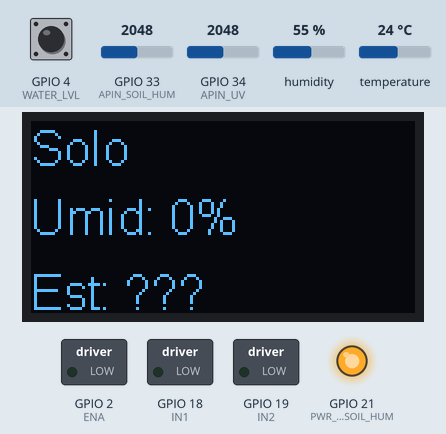
This program was run on a simulated ESP32. On the bench: 128×64 one-colour display, switched loads named in the program (green lamp = pin HIGH), output pins drawn as LEDs (lit = HIGH). Inputs (shaded band) come from the test bench; at power-on: GPIO 34 (APIN_UV) = 2048, GPIO 4 (WATER_LVL) HIGH, GPIO 33 (APIN_SOIL_HUM) = 2048, humidity 55 %, temperature 24 °C. WiFi joins after 1.5 s; servers stay silent unless stated; what the program prints to the serial monitor is not drawn.

Above: at 0.2 s.
At 4.8 s:
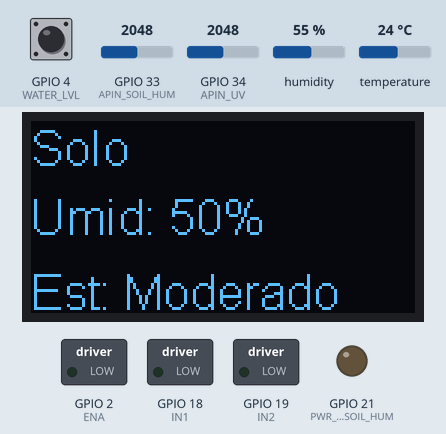
4.9 s: GPIO 34 (APIN_UV) set to 2866
At 7.5 s:
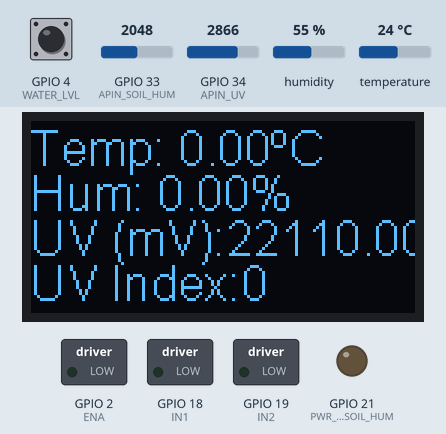
Timing chart, 0 to 9.0 s (numbered marks = the images above; inputs shaded):
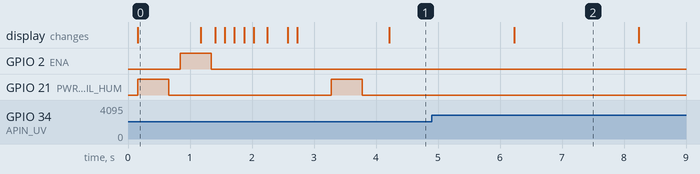

Measured:
- what the display in image 0 shows lasts 1.0 s, from 0.2 s to 1.2 s

The program:

main.cpp
```cpp
// ESP32S

#include <Arduino.h>
#include "SSD1306Wire.h"
#include "Wire.h"
#include <DHT.h>
#include "tasks/WiFiConnectTask.h"
#include "tasks/HandleOtaTask.h"

#define uS_TO_S_FACTOR 1000000 // conv. de microsegundos para segundos
#define TIME_TO_SLEEP 1800 // tempo de hibernacao em s
#define ENA 2
#define IN1 18
#define IN2 19
#define WATER_LVL 4
#define APIN_SOIL_HUM 33
#define APIN_UV 34
#define PWR_PIN_SOIL_HUM 21

/* REDE */
String THINGSPEAK_API_KEY = "";

const char *server = "api.thingspeak.com";

WiFiClient client;

/* OLED */
const int I2C_DISPLAY_ADDRESS = 0x3c;
const int SDA_PIN = 22;
const int SCL_PIN = 23;
SSD1306Wire display(I2C_DISPLAY_ADDRESS, SDA_PIN, SCL_PIN);

/* DHT22*/
const int DHT22_PIN = 27;
DHT dht(DHT22_PIN, DHT22);

/* valores */
int soilMoisture = 0;
String soilMoistureState = "???";
bool isSoilDry = false;

float dataSensorUV = 0;
int indexUV = 0;

float humidade = 0;
float temperatura = 0;

bool hasWater = false;
bool isMotorOn = false;

int qtdDataStored = 0;

void readSoilMoisture();
void readSensorUV();
void readWeather();
void readWaterLevel();

void displaySetup();
void displayMessage(String message, int milliseconds);

void displaySoilMoisture();
void displayWeatherAndUV();

void sendDataToServer();

void hibernate();

TaskHandle_t IrrigacaoTaskInstance;

TaskHandle_t DisplayDataTaskInstance;

void IrrigacaoTask(void *args) {

  Serial.println((String) __func__ + " rodando em " + (String) xPortGetCoreID());

  pinMode(ENA, OUTPUT);
  pinMode(IN1, OUTPUT);
  pinMode(IN2, OUTPUT);

  for (;;) {

    readWaterLevel();
    readSoilMoisture();

    if (hasWater && isSoilDry) {

      if (!isMotorOn) {
        Serial.println("Ligando bomba");

        digitalWrite(ENA, HIGH);
        digitalWrite(IN1, LOW);
        digitalWrite(IN2, HIGH);

        isMotorOn = true;

        displayMessage("Bomba on", 1000);
      }

      Serial.println("Irrigando...");

      delay(3000);

      return;

    }

    if (isMotorOn) {
      Serial.println("Desligando bomba");

      digitalWrite(ENA, LOW);
      digitalWrite(IN1, LOW);
      digitalWrite(IN2, LOW);

      displayMessage("Bomba off", 1000);

      isMotorOn = false;

      delay(1000);
    }

    delay(1000 * 60 * 60);
  }

}

void DisplayDataTask(void *args) {

  Serial.println((String) __func__ + " rodando em " + (String) xPortGetCoreID());

  for (;;) {
    displaySoilMoisture();
    delay(2000);

    displayWeatherAndUV();
    delay(2000);
  }
}

void setup() {
  Serial.begin(115200);

  Serial.println((String) __func__ + " rodando em " + (String) xPortGetCoreID());

  esp_sleep_enable_timer_wakeup(TIME_TO_SLEEP * uS_TO_S_FACTOR);


  pinMode(PWR_PIN_SOIL_HUM, OUTPUT);

  pinMode(WATER_LVL, INPUT);

  dht.begin();

  delay(100);

  xTaskCreatePinnedToCore(IrrigacaoTask,
                      "IrrigacaoTask",
                      1024,
                      &IrrigacaoTaskInstance,
                      3,
                      NULL,
                      PRO_CPU_NUM);

  xTaskCreatePinnedToCore(WiFiConnectTask,
                      "WiFiConnectTask",
                      3072,
                      &WiFiConnectTaskInstance,
                      2,
                      NULL,
                      PRO_CPU_NUM);

  xTaskCreatePinnedToCore(HandleOtaTask,
                      "HandleOtaTask",
                      2048,
                      &HandleOtaTaskInstance,
                      4,
                      NULL,
                      PRO_CPU_NUM);
  xTaskCreatePinnedToCore(DisplayDataTask,
                      "DisplayDataTask",
                      2048,
                      &DisplayDataTaskInstance,
                      4,
                      NULL,
                      PRO_CPU_NUM);

  displaySetup();
}

void loop() {

  Serial.println((String) __func__ + " rodando em " + (String) xPortGetCoreID());

  Serial.println("Iniciando leituras...");

  readSoilMoisture();
  delay(500);

  readSensorUV();
  delay(500);

  readWeather();
  delay(500);

  readWaterLevel();
  delay(500);

  sendDataToServer();

  if(qtdDataStored == 5) {
    hibernate();
  }

  display.displayOff();

  delay(1000 * 60);

  // delay(TIME_TO_SLEEP * 1000);
}

/* LEITURAS */
void readSoilMoisture() {

  digitalWrite(PWR_PIN_SOIL_HUM, HIGH);

  delay(500);

  soilMoisture = 100 - (analogRead(APIN_SOIL_HUM) * 100 ) / 4095;

  digitalWrite(PWR_PIN_SOIL_HUM, LOW);

  if (soilMoisture <= 30) {
    soilMoistureState = "Seco";
    isSoilDry = true;
    Serial.println(soilMoistureState);
  }

  if (soilMoisture > 30 && soilMoisture <= 50) {
    soilMoistureState = "Moderado";
    Serial.println(soilMoistureState);
  }

  if (soilMoisture > 50 && soilMoisture <= 85) {
    soilMoistureState = "Umido";
    Serial.println(soilMoistureState);
  }

  if (soilMoisture > 85) {
    soilMoistureState = "Encharcado";
    Serial.println(soilMoistureState);
  }
}

/* Read UV Sensor in mV and calculate UV index */
void readSensorUV() {

  delay(500);

  byte numOfReadings = 10;
  dataSensorUV = 0.0;

  for (int idx = 0; idx < numOfReadings; idx++) {
    dataSensorUV += analogRead(APIN_UV);
    delay (200);
  }

  dataSensorUV /= numOfReadings;
  dataSensorUV = (dataSensorUV * (3.3 / 1023.0)) * 1000.0;

  Serial.println("UV: " + (String) dataSensorUV);

  if (dataSensorUV < 227) indexUV = 0;
  else if (227 <= dataSensorUV && dataSensorUV < 318) indexUV = 1;
  else if (318 <= dataSensorUV && dataSensorUV < 408) indexUV = 2;
  else if (408 <= dataSensorUV && dataSensorUV < 503) indexUV = 3;
  else if (503 <= dataSensorUV && dataSensorUV < 606) indexUV = 4;
  else if (606 <= dataSensorUV && dataSensorUV < 696) indexUV = 5;
  else if (696 <= dataSensorUV && dataSensorUV < 795) indexUV = 6;
  else if (795 <= dataSensorUV && dataSensorUV < 881) indexUV = 7;
  else if (881 <= dataSensorUV && dataSensorUV < 976) indexUV = 8;
  else if (976 <= dataSensorUV && dataSensorUV < 1079) indexUV = 9;
  else if (1079 <= dataSensorUV && dataSensorUV < 1170) indexUV = 10;
  else indexUV = 11;

}

/* Get DHT data */
void readWeather() {

  delay(500);

  float tempIni = temperatura;
  float humIni = humidade;

  temperatura = dht.readTemperature();
  humidade = dht.readHumidity();

  // Check if any reads failed and exit early (to try again).
  if (isnan(humidade) || isnan(temperatura)) {
    Serial.println("Failed to read from DHT sensor!");
    temperatura = tempIni;
    humidade = humIni;
    return;
  }

  Serial.print("Temperatura: ");
  Serial.println(temperatura);
  Serial.print("Humidade: ");
  Serial.println(humidade);
}

void readWaterLevel() {

  hasWater = !digitalRead(WATER_LVL);

  if (hasWater) {
    Serial.println("Tem agua");
  } else {
    Serial.println("Nao tem agua");
  }
}
/* FIM LEITURAS */

/* ACTIONS */
void sendDataToServer() {

  if (client.connect(server, 80)) {

    Serial.println("Enviando dados...");

    String postStr = THINGSPEAK_API_KEY;

    postStr +="&field1=";
    postStr += String(temperatura);
    postStr +="&field2=";
    postStr += String(humidade);
    postStr +="&field3=";
    postStr += soilMoisture;
    postStr +="&field4=";
    postStr += indexUV;
    postStr +="&field5=";
    postStr += dataSensorUV;
    postStr +="&field6=";
    postStr += hasWater;
    postStr += "\r\n\r\n";

    client.print("POST /update HTTP/1.1\n");
    client.print("Host: api.thingspeak.com\n");
    client.print("Connection: close\n");
    client.print("X-THINGSPEAKAPIKEY: " + THINGSPEAK_API_KEY + "\n");
    client.print("Content-Type: application/x-www-form-urlencoded\n");
    client.print("Content-Length: ");
    client.print(postStr.length());
    client.print("\n\n");
    client.print(postStr);

    delay(1000);
    Serial.println("Dados enviados.");
    qtdDataStored++;

  } else {
    Serial.println("Falha ao enviar os dados!");
  }

  client.stop();
}
/* FIM ACTIONS */

/* OLED */
void displaySetup() {
  display.init();
  display.clear();
  display.display();

  display.setFont(ArialMT_Plain_16);
  display.setTextAlignment(TEXT_ALIGN_LEFT);
  display.drawString(10, 0, "Smart Garden");
  display.setFont(ArialMT_Plain_10);
  display.drawString(0, 52, "SW Ver.:");
  display.drawString(45, 52, "0.0.2");
  display.display();

  delay(1000);

  for (int value = 0; value <= 100; value+=5) {
    display.clear();
    display.display();

    // x, y, width, height, value
    display.drawProgressBar(10, 32, 100, 10, value);
    display.setFont(ArialMT_Plain_16);
    display.setTextAlignment(TEXT_ALIGN_CENTER);
    display.drawString(64, 15, String(value) + "%");
    display.display();
    delay(50);
  }

  delay(500);
}

void displayMessage(String message, int milliseconds) {
  display.clear();
  display.display();
  display.setFont(ArialMT_Plain_16);
  display.setTextAlignment(TEXT_ALIGN_LEFT);
  display.drawString(10, 0, message);
  display.display();
  delay(milliseconds);
  display.clear();
}

/*  Display Soil Moisture Values on local OLED*/
void displaySoilMoisture() {
  display.clear();
  display.setFont(ArialMT_Plain_16);
  display.setTextAlignment(TEXT_ALIGN_LEFT);
  display.drawString(0, 0, "Solo");
  display.drawString(0, 23, "Umid: " + String(soilMoisture) + "%" );
  display.drawString(0, 48, "Est: " + soilMoistureState);
  display.display();
}

/*  Display Weather and UV Values on local OLED*/
void displayWeatherAndUV() {
  display.clear();
  display.setFont(ArialMT_Plain_16);
  display.setTextAlignment(TEXT_ALIGN_LEFT);
  display.drawString(0, 0, "Temp: " + String(temperatura) + "ºC");
  display.drawString(0, 15, "Hum: " + String(humidade) + "%");
  display.drawString(0, 30, "UV (mV):" + String(dataSensorUV));
  display.drawString(0, 45, "UV Index:" + String(indexUV));
  display.display();
}
/* FIM OLED */

/* UTIL */
void hibernate() {
  displayMessage("Bye, bye!", 1000);

  Serial.println("Desligando para economizar energia...");
  display.displayOff();
  esp_deep_sleep_start();

  Serial.println("Jah foi dormir...");
}
/* END UTIL */
```

HandleOtaTask.h
```cpp
#include <Arduino.h>
#include <ArduinoOTA.h>

const char *OTA_HOSTNAME = "Smart Garden";
const char *OTA_PWD = "";

void configureOta();

TaskHandle_t HandleOtaTaskInstance;

void HandleOtaTask(void *args) {

  Serial.println((String) __func__ + " rodando em " + (String) xPortGetCoreID());

  configureOta();

  for (;;) {
    ArduinoOTA.handle();

    delay(1000 * 10);
  }
}

void configureOta() {

  delay(200);

  // ArduinoOTA.setPort(8266);
  ArduinoOTA.setHostname(OTA_HOSTNAME);
  ArduinoOTA.setPassword(OTA_PWD);

  ArduinoOTA.onStart([]() {
    Serial.println("Inicio...");
  });

  ArduinoOTA.onEnd([]() {
    Serial.println("nFim!");
  });

  ArduinoOTA.onProgress([](unsigned int progress, unsigned int total) {
    Serial.printf("Progresso: %u%%r", (progress / (total / 100)));
  });

  ArduinoOTA.onError([](ota_error_t error) {
    Serial.printf("Erro [%u]: ", error);

    if (error == OTA_AUTH_ERROR) Serial.println("Autenticacao Falhou");
    else if (error == OTA_BEGIN_ERROR) Serial.println("Falha no Inicio");
    else if (error == OTA_CONNECT_ERROR) Serial.println("Falha na Conexao");
    else if (error == OTA_RECEIVE_ERROR) Serial.println("Falha na Recepcao");
    else if (error == OTA_END_ERROR) Serial.println("Falha no Fim");
  });

  ArduinoOTA.begin();
  Serial.println("OTA pronto");
}
```

WiFiConnectTask.h
```cpp
#include <Arduino.h>
#include <ArduinoOTA.h>
#include <WiFi.h>

const char *SSID =  "";
const char *PASS =  "";

TaskHandle_t WiFiConnectTaskInstance;

void WiFiConnectTask(void *arg) {

  Serial.println((String) __func__ + " rodando em " + (String) xPortGetCoreID());

  WiFi.begin(SSID, PASS);

  delay(500);

  for(;;) {

    delay(100);

    while (WiFi.status() != WL_CONNECTED) {
      delay(100);

      Serial.print("Conectando na rede ");
      Serial.println(SSID);

      int timeout = 0;

      while (WiFi.status() != WL_CONNECTED && ++timeout <= 10) {
        digitalWrite(BUILTIN_LED, HIGH);
        delay(500);
        digitalWrite(BUILTIN_LED, LOW);
        delay(500);
        Serial.print(".");
      }

      if (WiFi.status() != WL_CONNECTED) {
        Serial.println(" Conexão não estabelecida. Reiniciando...");
        // ESP.restart();
        WiFi.reconnect();
      }

      Serial.println("");
      Serial.print("Conectado em ");
      Serial.print(WiFi.SSID());
      Serial.print(" com o IP ");
      Serial.println(WiFi.localIP());

      ArduinoOTA.begin();
    }
  }
}
```
